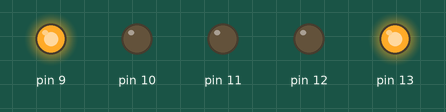
Recording of a sketch running on a simulated Arduino Uno, built with avr-gcc and run on an emulated ATmega328P. Parts: output pins drawn as LEDs (lit = HIGH).

Above: at 1.5 s.
At 3.5 s:
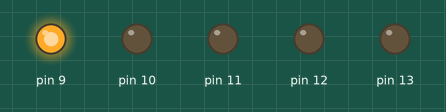
At 4.5 s:
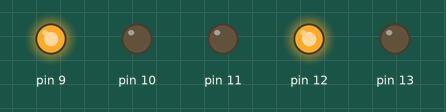
At 7.5 s:
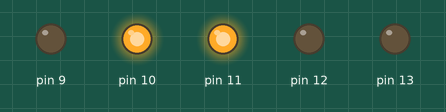
At 9.5 s:
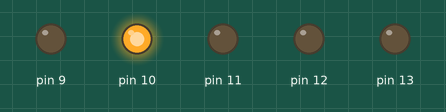
Timing chart, 0 to 13.0 s (numbered marks = the images above):
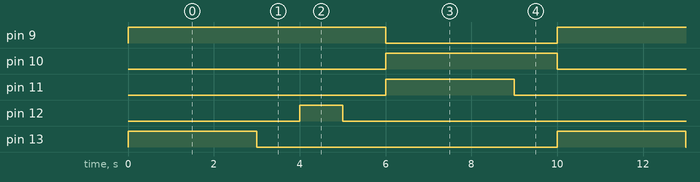

The sketch:

trafik_lambasi.ino
```cpp
// C++ code
//
void setup()
{
  pinMode(13,OUTPUT);


  pinMode(12,OUTPUT);


  pinMode(11,OUTPUT);


  pinMode(10,OUTPUT);


  pinMode(9,OUTPUT);
}

void loop()
{
  digitalWrite(9,HIGH);

  digitalWrite(13,HIGH);
  delay(3000);
  digitalWrite(13,LOW);
  delay(1000);


  digitalWrite(12,HIGH);
  delay(1000);
  digitalWrite(12,LOW);
  delay(1000);

  digitalWrite(9,LOW);

  digitalWrite(10,HIGH);

  digitalWrite(11,HIGH);
  delay(3000);
  digitalWrite(11,LOW);
  delay(1000);

  digitalWrite(10,LOW);

}
```

Measured:
- by itself, pin 9: alternates HIGH for 6.0 s and LOW for 4.0 s
- by itself, pin 10: alternates HIGH for 4.0 s and LOW for 6.0 s
- by itself, pin 11, pin 13: alternates HIGH for 3.0 s and LOW for 7.0 s
- by itself, pin 12: alternates HIGH for 1.0 s and LOW for 9.0 s
